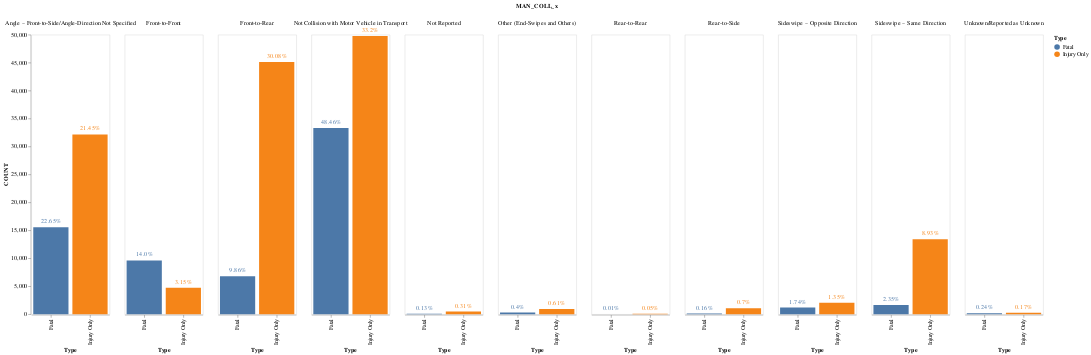

The notebook cell saved with this chart:
### Code cell
base=alt.Chart(col_Concat).encode(
    alt.X('Type:N',axis=alt.Axis(grid=False)),
    alt.Y('COUNT:Q',axis=alt.Axis(grid=False)),
    color='Type:N'
   
).properties(width=140,height=500)

text = base.mark_text(
    align='center',
    baseline='top',
    dx=3  # Nudges text to right so it doesn't appear on top of the bar
).encode(
    text='%:N'
)

alt.layer(
  base.mark_bar(),
  base.mark_text(dx=0, dy=-10).encode(text='%:N')
).facet(spacing=25,
  
    column= alt.Column('MAN_COLL_x:N',
        
        header=alt.Header(labelPadding=0,labelFontSize=10.5)
))

### Figure 1 — Vega-Lite specification as saved in the notebook (floating-point values rounded to 4 significant figures)
{"config": {"view": {"continuousWidth": 400, "continuousHeight": 300}}, "data": {"name": "data-729396abcda4bed89254f1c8da3729aa"}, "facet": {"column": {"type": "nominal", "field": "MAN_COLL_x", "header": {"labelFontSize": 10.5, "labelPadding": 0}}}, "spec": {"layer": [{"mark": "bar", "encoding": {"color": {"type": "nominal", "field": "Type"}, "x": {"type": "nominal", "axis": {"grid": false}, "field": "Type"}, "y": {"type": "quantitative", "axis": {"grid": false}, "field": "COUNT"}}, "height": 500, "width": 140}, {"mark": {"type": "text", "dx": 0, "dy": -10}, "encoding": {"color": {"type": "nominal", "field": "Type"}, "text": {"type": "nominal", "field": "%"}, "x": {"type": "nominal", "axis": {"grid": false}, "field": "Type"}, "y": {"type": "quantitative", "axis": {"grid": false}, "field": "COUNT"}}, "height": 500, "width": 140}]}, "spacing": 25, "$schema": "https://vega.github.io/schema/vega-lite/v4.8.1.json", "datasets": {"data-729396abcda4bed89254f1c8da3729aa": [{"MAN_COLL_x": "Angle – Front-to-Side/Angle-Direction Not Specified", "COUNT": 32157, "%": "21.45%", "Type": "Injury Only"}, {"MAN_COLL_x": "Front-to-Front", "COUNT": 4729, "%": "3.15%", "Type": "Injury Only"}, {"MAN_COLL_x": "Front-to-Rear", "COUNT": 45102, "%": "30.08%", "Type": "Injury Only"}, {"MAN_COLL_x": "Not Collision with Motor Vehicle in Transport", "COUNT": 49768, "%": "33.2%", "Type": "Injury Only"}, {"MAN_COLL_x": "Not Reported", "COUNT": 463, "%": "0.31%", "Type": "Injury Only"}, {"MAN_COLL_x": "Other (End-Swipes and Others)", "COUNT": 919, "%": "0.61%", "Type": "Injury Only"}, {"MAN_COLL_x": "Rear-to-Rear", "COUNT": 80, "%": "0.05%", "Type": "Injury Only"}, {"MAN_COLL_x": "Rear-to-Side", "COUNT": 1046, "%": "0.7%", "Type": "Injury Only"}, {"MAN_COLL_x": "Sideswipe – Opposite Direction", "COUNT": 2026, "%": "1.35%", "Type": "Injury Only"}, {"MAN_COLL_x": "Sideswipe – Same Direction", "COUNT": 13382, "%": "8.93%", "Type": "Injury Only"}, {"MAN_COLL_x": "Unknown/Reported as Unknown", "COUNT": 251, "%": "0.17%", "Type": "Injury Only"}, {"MAN_COLL_x": "Angle – Front-to-Side/Angle-Direction Not Specified", "COUNT": 15557, "%": "22.65%", "Type": "Fatal"}, {"MAN_COLL_x": "Front-to-Front", "COUNT": 9620, "%": "14.0%", "Type": "Fatal"}, {"MAN_COLL_x": "Front-to-Rear", "COUNT": 6775, "%": "9.86%", "Type": "Fatal"}, {"MAN_COLL_x": "Not Collision with Motor Vehicle in Transport", "COUNT": 33291, "%": "48.46%", "Type": "Fatal"}, {"MAN_COLL_x": "Not Reported", "COUNT": 91, "%": "0.13%", "Type": "Fatal"}, {"MAN_COLL_x": "Other (End-Swipes and Others)", "COUNT": 275, "%": "0.4%", "Type": "Fatal"}, {"MAN_COLL_x": "Rear-to-Rear", "COUNT": 4, "%": "0.01%", "Type": "Fatal"}, {"MAN_COLL_x": "Rear-to-Side", "COUNT": 109, "%": "0.16%", "Type": "Fatal"}, {"MAN_COLL_x": "Sideswipe – Opposite Direction", "COUNT": 1193, "%": "1.74%", "Type": "Fatal"}, {"MAN_COLL_x": "Sideswipe – Same Direction", "COUNT": 1617, "%": "2.35%", "Type": "Fatal"}, {"MAN_COLL_x": "Unknown/Reported as Unknown", "COUNT": 163, "%": "0.24%", "Type": "Fatal"}]}}
